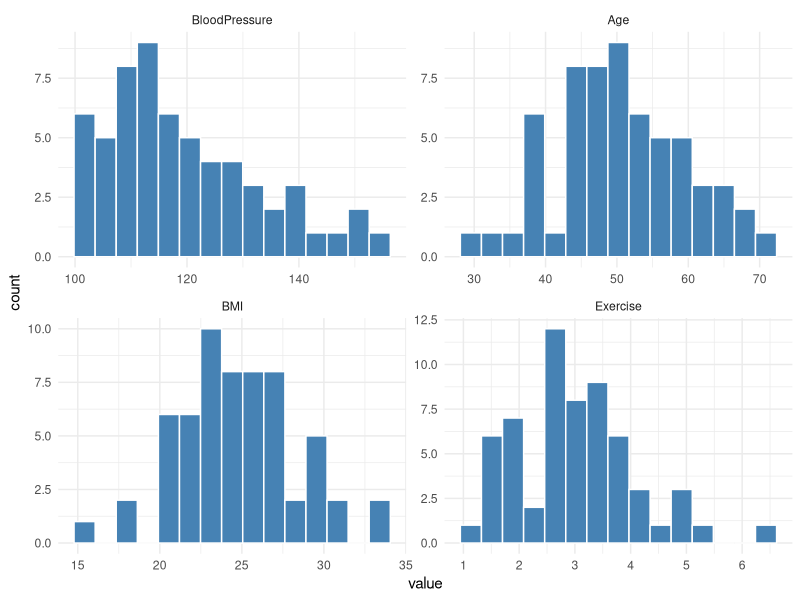
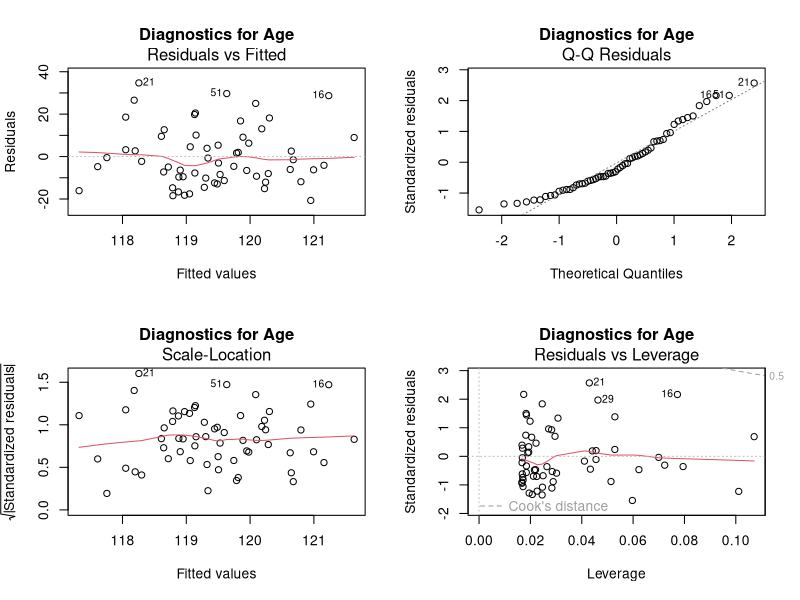
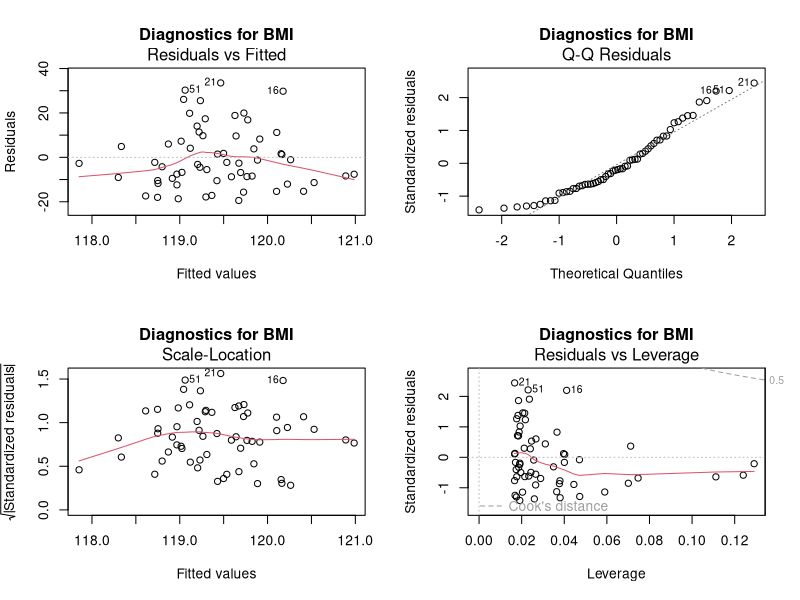
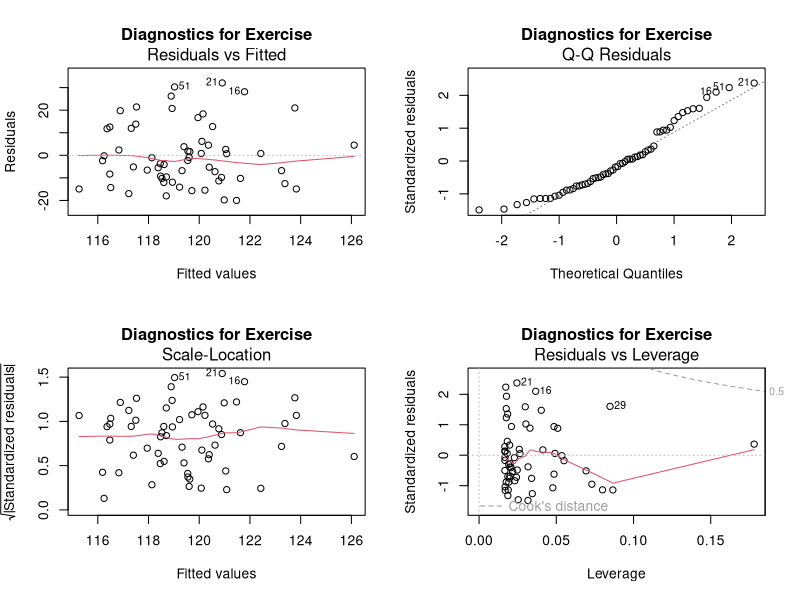

Here is the R script that generated these plots, in order:
## ---- chunk 1
library(dplyr)
library(ggplot2)
library(car)
library(broom)
library(knitr)
library(reshape2)
## ---- chunk 2
# Example dataset
set.seed(123)
data <- data.frame(
  ID = 1:60,
  Age = rnorm(60, 50, 10),
  BMI = rnorm(60, 25, 4),
  Exercise = rnorm(60, 3, 1),
  BloodPressure = rnorm(60, 120, 15)  # Continuous outcome
)

predictors <- c("Age", "BMI", "Exercise")
outcome <- "BloodPressure"
## ---- chunk 3
# Histogram and boxplot
data %>%
  select(all_of(c(outcome, predictors))) %>%
  melt(id.vars = NULL) %>%
  ggplot(aes(x = value)) +
  geom_histogram(bins = 15, fill = "steelblue", color = "white") +
  facet_wrap(~variable, scales = "free") +
  theme_minimal()

## ---- chunk 4
shapiro.test(data[[outcome]])
## ---- chunk 5
library(car)
# Example: grouping by median split of Age
data$AgeGroup <- ifelse(data$Age > median(data$Age), "High", "Low")
leveneTest(data[[outcome]] ~ data$AgeGroup)
## ---- chunk 6
cor(data %>% select(all_of(predictors)))
vif(lm(as.formula(paste(outcome, "~", paste(predictors, collapse = "+"))), data=data))

## ---- chunk 7
results_list <- list()

for (var in predictors) {
  formula <- as.formula(paste(outcome, "~", var))
  model <- lm(formula, data = data)
  
  # Model diagnostics
  par(mfrow=c(2,2))
  plot(model, main = paste("Diagnostics for", var))
  
  tidy_model <- broom::tidy(model)
  results_list[[var]] <- tidy_model
}

results_table <- bind_rows(results_list) %>%
  rename(Predictor = term)

knitr::kable(results_table, digits = 3, caption = "Linear Regression Results for Each Predictor")
